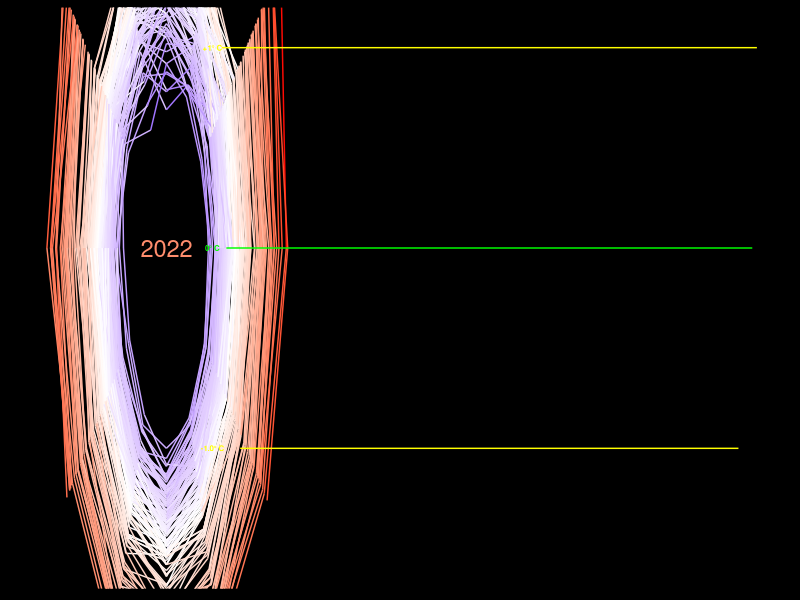
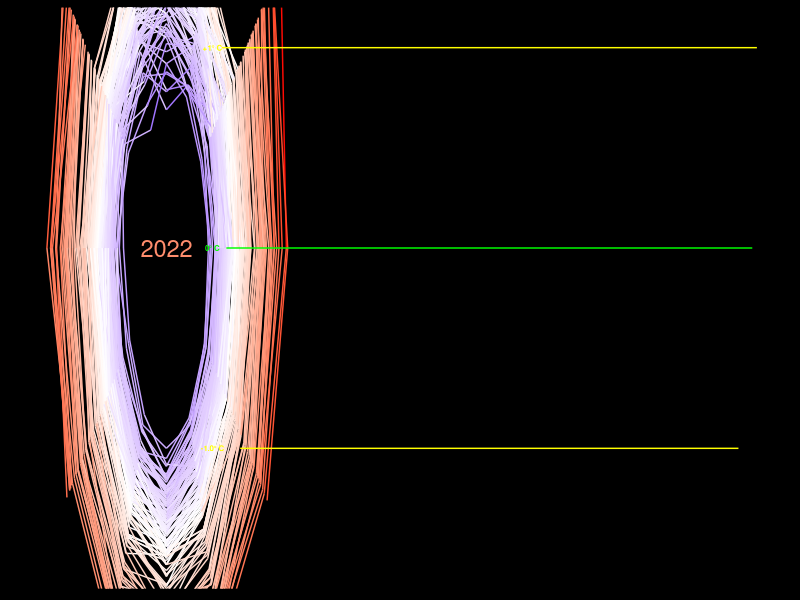

Source code (R) for these figures, in order:
library(tidyverse)
library(gganimate)



# Plot: There are data in preceding year and next year.
# Need to create 3 separated dataframes

t_diff <- 
  read_csv("data/GLB.Ts+dSST.csv", skip = 1, na = "***") %>% #load CSV file, skip 1st rows
  select(year = Year, month.abb) %>% #month.abb is constant R build-in. which is the same as our datatype
  # Tidy dataframe by converting month in 1 column accept for year
  #Pivot dataframe for all columns except for year column, Give a name of month column
  pivot_longer(-year, names_to = "month", values_to = "t_diff") %>%
  drop_na() #Ignore NA value
  

# Create 3 Separated dataframe
# Create dataframe for preceding December
# last_dec <-
#   t_diff %>%
#   filter(month == "Dec") %>% #Filter December
#   mutate(year = year + 1,   #Calculate preceding year by using the original data
#          month = "last_Dec") #Rename Dec to last_Dec

# Create dataframe for next Jan
# next_jan <-
#   t_diff %>%
#   filter(month == "Jan") %>% #Filter January
#   mutate(year = year - 1,    # Add extra year
#          month = "next_Jan") # Rename it

#Combine 3 dataframes
t_data <- 
  t_diff %>%
  mutate(month = factor(month, levels = c(month.abb, "next_Jan")), #Order months into numerical order rather than alphabet order, define month as a factor
         month_number = as.numeric(month)) %>% #Remove previous December to remove zero from dataframe
  arrange(year, month) %>%  # arrange year and month       
  mutate(step_number = 1:nrow(.), #Add row number. 1:nrow(.) means count from 1 to the end of row in this dataframe. need to count step over the row
         radius = t_diff + 1.5,         theta = 2 * pi * (month_number-1) / 12, # Convert an angle to radian. Theta starts from zero degree January will be zero and divided by 12 to give angle to months. 
         x = radius * sin(theta),
         y = radius * cos(theta))
  
  annotation <-
    t_data %>% #create new dataframe from 2022
    slice_max(year) %>%
    slice_max(month_number)
 
temp_line <- #Create text at specific position
  tibble(
    x = 1,
    y = c(1, 0, -1),
    labels = c("+1\u00B0 C","0\u00B0 C", "-1.0\u00B0 C")
  )

#Create dataframe for tangential month to the ciricle
month_label <-
  tibble(
    x = 1:12,
    labels = toupper(month.abb), #Convert month label to capital letters
    y = 1.5
  )

#Make dataframe for grid line and used in geom_segment
gridlines <- 
  tibble(
    x = c(1.2, 1.3, 1.6),
    xend = c(12.8, 12.7, 12.4),
    y = c(1, 0, -1),
    yend = y
  )
 
 #a <-  
  t_data %>% ggplot(aes(x = x, 
             y = y, 
             color = t_diff)) + #Let's coloring by temperature change. Previous version was colored by year
  geom_label(aes(x = 0, y = 0, label = year),  #geom_label it provides a text with background
               fill = "black",
               label.size = 0,
               size = 6) +
  geom_path()+  
  geom_segment(data = gridlines, # Add yellow line at -1,0,1 y intercept, use geom segment and make new dataframe
               aes(x = x, y = y,
                   xend = xend, yend = yend), 
               color = c("yellow", "green", "yellow"),
               inherit.aes = FALSE) + 
  geom_text(data = temp_line, aes(x = x, y = y, label = labels), #Add label and coloring
               color = c("yellow", "green", "yellow"), size = 2, fontface = "bold",
               inherit.aes = FALSE)+
  geom_text(data = month_label, aes(x = x, y = y, label = labels), # Add month label back to the position
              color = "yellow",
              inherit.aes = FALSE) +
  scale_y_continuous(limits = c(-2.0, 1.5),
                     expand = c(0,-0.3) # expand grid. First is an addition. Second is an multiplication.
                     ) + #Rescale y axis
  scale_color_gradient2(low = "blue", high = "red", mid = "white", midpoint = 0, #Change the color to continuous scale. Re-scale the legend
                        guide = "none") + #Remove legend 
  # coord_polar(start = 0)+ #Set polar 5 minutes off. "start" measures thing in radius 
  labs(x = NULL, # Add label
      y = NULL,
      title = NULL) + 
  theme(
    panel.background = element_rect(fill = "black"), #Add black color and white border. Increase border line size
    plot.background = element_rect(fill = "black", color = "black"),
    panel.grid = element_blank(), # Remove grid line color
    axis.text.x = element_blank(),
    axis.text.y = element_blank(),
    axis.ticks = element_blank(),
    axis.title = element_blank(),
    plot.title = element_blank()
  )#+
   #transition_manual(frames = year, cumulative = TRUE)  #Add data and keep the old data in gganimate only
   
ggsave("figures/climate_spiral_trig.png", width = 4.155, height = 4.5, unit = "in", dpi = 300)
 
# animate(a, width = 4.155, height = 4.5, unit = "in", res = 300)
# anim_save("figures/climate_spiral_trig.gif")

# animate(a, width = 4.155, height = 4.5, unit = "in", res = 300,
#         renderer = av_renderer("figures/climate_trig.mp4")
# )
